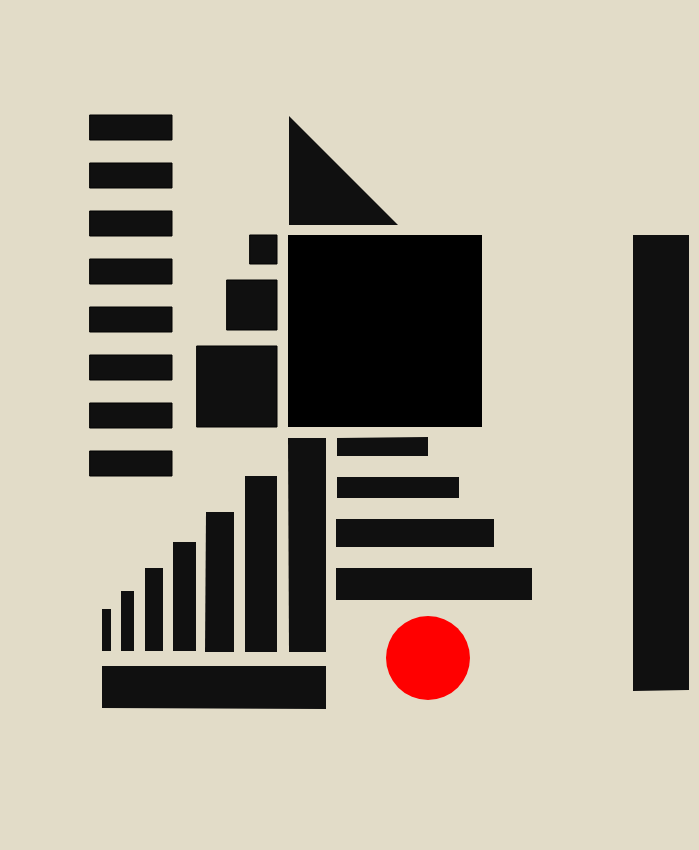
Frame 1 (no input)
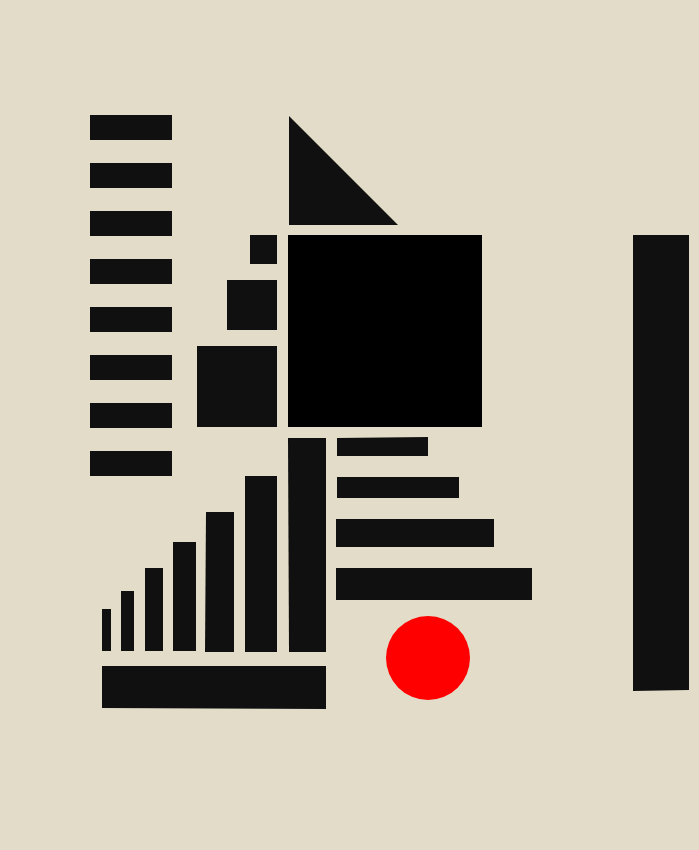
Frame 60 (no input)
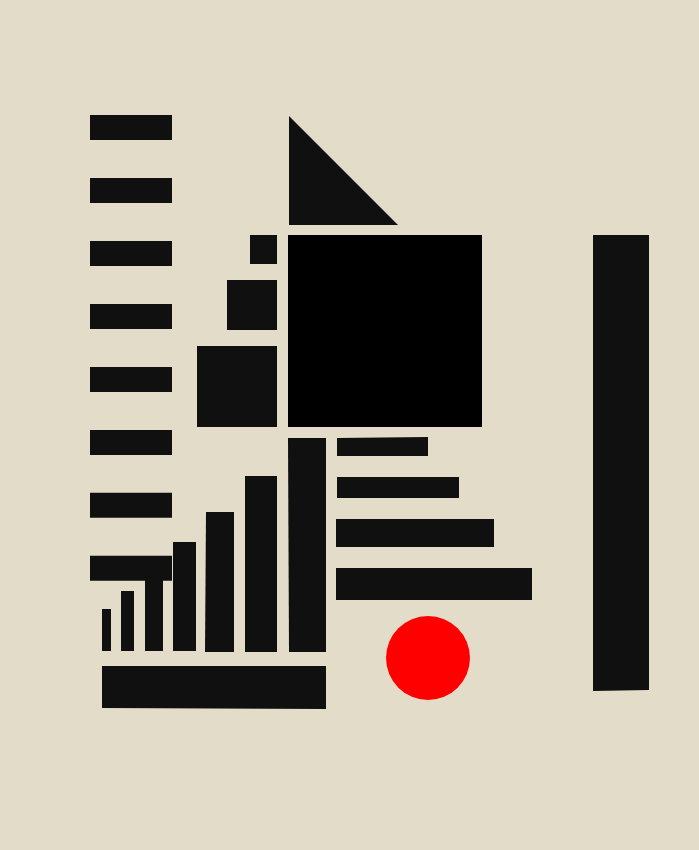
Frame 120 (the mouse pressed at the canvas centre since frame 60)

The p5.js sketch that drew these frames (run headless with seeded random() and noise() and a simulated clock; from frame 60 on, the mouse is pressed at the canvas centre):

// p5.js sketch
// ── sketch.js
// SOLEMNE 2 — Pensamiento Computacional
// Referente: Henryk Berlewi

// 0. COLORES 
// negro (16, 16, 16)
// blanco/fondo (226, 220, 200)
// rojo (255, 0, 0)

// 1. VARIABLES
let colorRojo;
let colorNegro;
let tamanoCresciente;
let modoEspecial = false;

// 2. TAMAÑO DEL LIENZO
function setup() {
  createCanvas(699, 850); 
  colorRojo = color(255, 0, 0);
  colorNegro = color(16, 16, 16);
  tamanoCresciente = 0;
}

function draw() {
  background(226, 220, 200);

// 3. RECTANGULOS SUPERIOR DERECHA ( Bucle FOR y MAP) 
// 4. MouseX para que los rectángulos se separen.
// 5. MAP, INPUT CONTINUO
  fill(colorNegro);
  let espaciado = map(mouseX, 0, width, 0, 30); 
  for (let i = 0; i < 8; i++) {
    let yBase = 115 + (i * 48);
    quad(90, yBase + (i * espaciado), 172, yBase + (i * espaciado), 172, yBase + 25 + (i * espaciado), 90, yBase + 25 + (i * espaciado));
  }

// 6. CUADRADOS NEGROS COSTADO/ CENTRO
  fill(colorNegro);
  quad(250, 235, 277, 235, 277, 264, 250, 264);
  quad(227, 280, 277, 280, 277, 330, 227, 330);
  quad(197, 346, 277, 346, 277, 427, 197, 427);

// 7. CUADRADO ROJO CENTRAL (Condicional IF/ELSE)
  noStroke();
  // El cuadrado cambia de color si el mouse cruza la mitad de la pantalla
  if (mouseX > width / 2) {
    fill(colorRojo);
  } else {
    fill(0); // Negro puro
  }
  quad(288, 235, 482, 235, 482, 427, 288, 427);
  
// 8. LLAMADA A FUNCIÓN PROPIA
  dibujarES();
}

// 9. DEFINICIÓN DE FUNCIÓN (ORDENAR EL SISTEMA)
function dibujarES() {

  // 10. TRIANGULO NEGRO SUPERIOR
  fill(colorNegro);
  triangle(289, 116, 289, 225, 398, 225);

  // 11. RECTANGULOS CRESCIENTES IZQ
  fill(colorNegro);
  quad(102, 609, 111, 609, 111, 651, 102, 651);
  quad(121, 591, 134, 591, 134, 651, 121, 651);
  quad(145, 568, 163, 568, 163, 651, 145, 651);
  quad(173, 542, 196, 542, 196, 651, 173, 651);
  quad(206, 512, 234, 512, 234, 652, 205, 652);
  quad(245, 476, 277, 476, 277, 652, 245, 652);
  quad(288, 438, 326, 438, 326, 652, 289, 652);

  // 12. RECTANGULOS CRESCIENTES DER
  quad(337, 438, 428, 437, 428, 456, 337, 456);
  quad(337, 477, 459, 477, 459, 498, 337, 498);
  quad(336, 519, 494, 519, 494, 547, 336, 547);
  quad(336, 568, 532, 568, 532, 600, 336, 600);

  // 13. CIRCULO ROJO ABAJO (Condicional IF/ELSE + random())
  noStroke();
  if (modoEspecial) {
    fill(random(255), 0, 0); // Color rojo aleatorio si se activa el modo
  } else {
    fill(colorRojo);
  }
  ellipse(428, 658, 84, 84);

  // 14. RECTANGULO LARGO DERECHA — se desplaza con mouseY
  // map(): mientras más arriba el mouse, más se mueve hacia la derecha
  fill(colorNegro);
  let desplazamiento = map(mouseY, 0, height, 80, 0);

  // 14.1. Rectángulo largo: se desplaza hacia la derecha al subir el mouse
  quad(553 + desplazamiento, 235,
       609 + desplazamiento, 235,
       609 + desplazamiento, 690,
       553 + desplazamiento, 691);

  // 15. TEXTO ROTADO IZQUIERDA — aparecera del lado izq.
  // Se mueve en dirección opuesta al rectángulo largo
  push();
  fill(colorNegro);
  noStroke();
  textSize(13);
  textAlign(CENTER, CENTER);
  translate(30 - desplazamiento, 462); // (entra por la izquierda al subir el mouse)
  rotate(-HALF_PI);                    // (rotado 90° igual que el rectángulo)
  text("Sebastián Mejias", 0, 0);      //  (nombre del autor, obra p5.js)
  pop();

  // 16. RECTANGULO HORIZONTAL INFERIOR (fijo)
  fill(colorNegro);
  quad(102, 666, 326, 666, 326, 709, 102, 708);
}

// 17. EVENTO DE TECLADO PARA CAMBIO DE ESTADO
function keyPressed() {
  if (key === 'e' || key === 'E') {
    modoEspecial = !modoEspecial; // Cambia el comportamiento del círculo
  }
}
